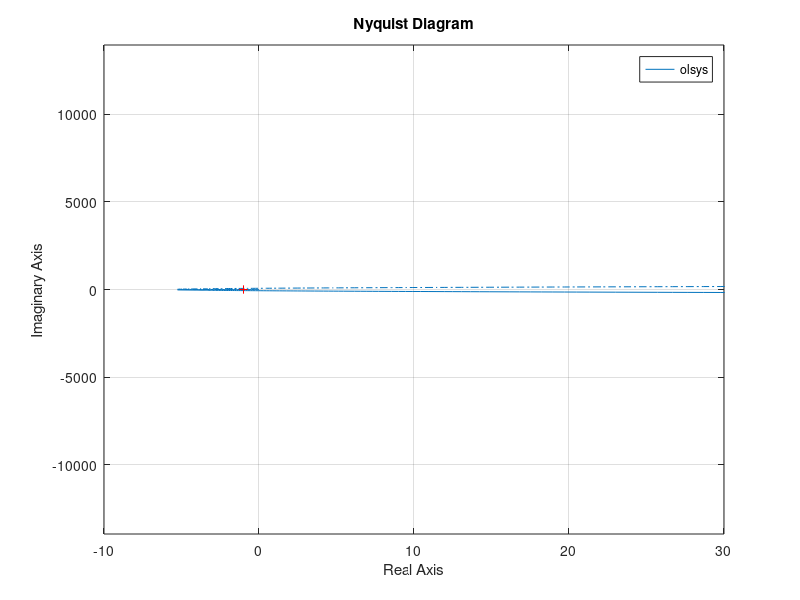
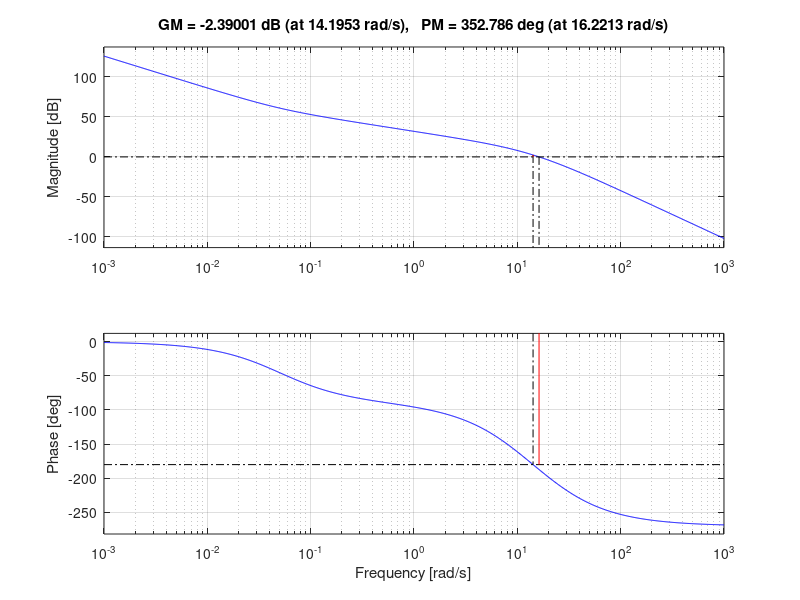
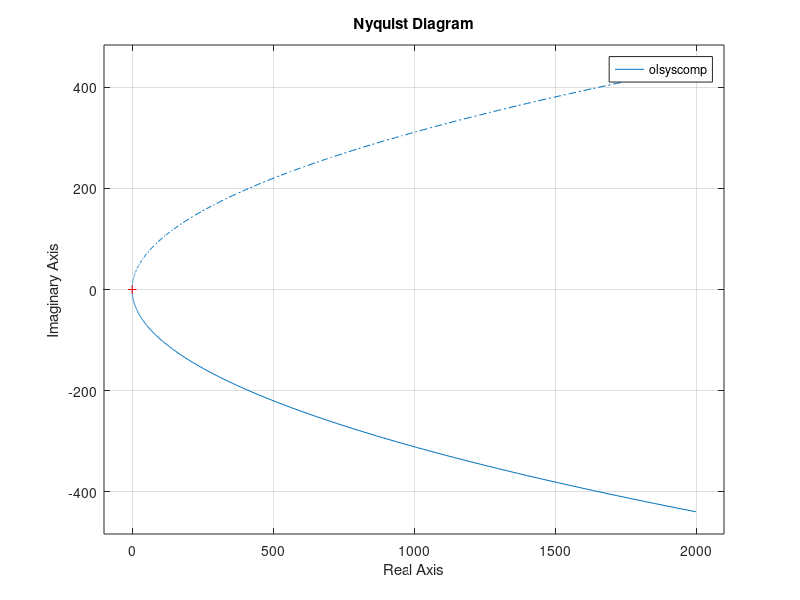
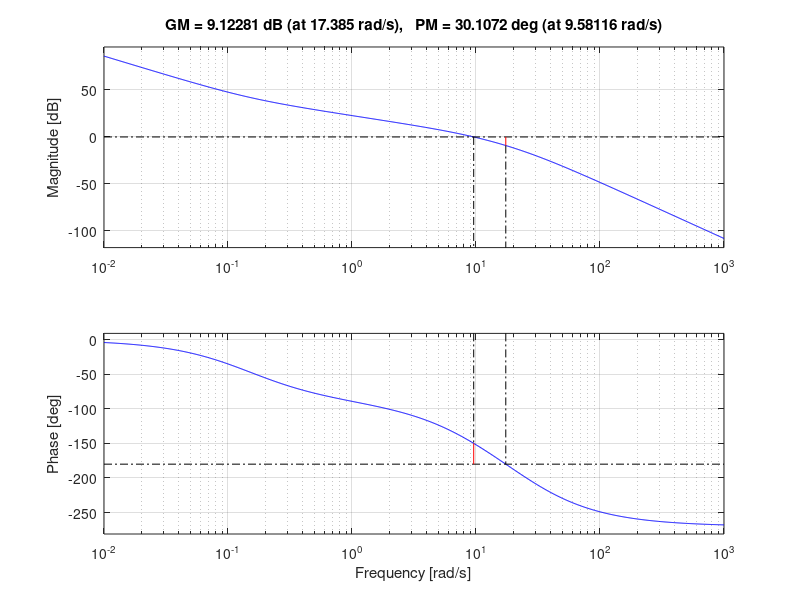

Write MATLAB code to recreate these figures, in order. (Note: this script raises an error after producing the figures.)
clear all;
clc;
%%OLTF (K=2)
gaincomp = 2;
engine = tf(100,[1 10]);
wind = tf(-1,[1 0]);
aircraft = tf(40, [1 20 0]);
 
sys1 = series(gaincomp,engine);
sys2 = parallel(sys1, wind);
olsys = series(sys2, aircraft);
 	
figure(1);clf;
nyquist(olsys)
xlim([-10 30]);
%ylim([-40 40]);
grid on
%%
%find margin
figure(2);clf;
margin(olsys)
 %%
leadcomp = tf([1 15.77],[1 22.88]);
sys3 = series(leadcomp,engine);
sys4 = parallel(sys3,wind);
olsyscomp = series(sys4,aircraft);
figure(3);clf;
nyquist(olsyscomp)
figure(4);clf;
margin(olsyscomp);
%% 
leadcomp2 = tf([1 15.77],[1 10.27]);
sys5 = series(leadcomp,leadcomp2)
sys6 = series(sys5,engine);
sys7 = parallel(sys6,wind);
olsyscomp2 = series(sys7,aircraft)
figure(5);clf;
nyquist(olsyscomp2)
figure(6);clf;
margin(olsyscomp2);
 
%%
figure (7);clf;
bode(olsyscomp,'r')
hold on;
bode(olsyscomp2,'b--')
%%
clsyscomp = feedback(olsyscomp,1);
clsyscomp2 = feedback(olsyscomp2,1);
figure (8);clf;
%ltiview(clsyscomp,'r',clsyscomp2,'b--')
step(clsyscomp,'r',clsyscomp2,'b--')
%%
fb = bandwidth(clsyscomp)
fb2 = bandwidth(clsyscomp2)
